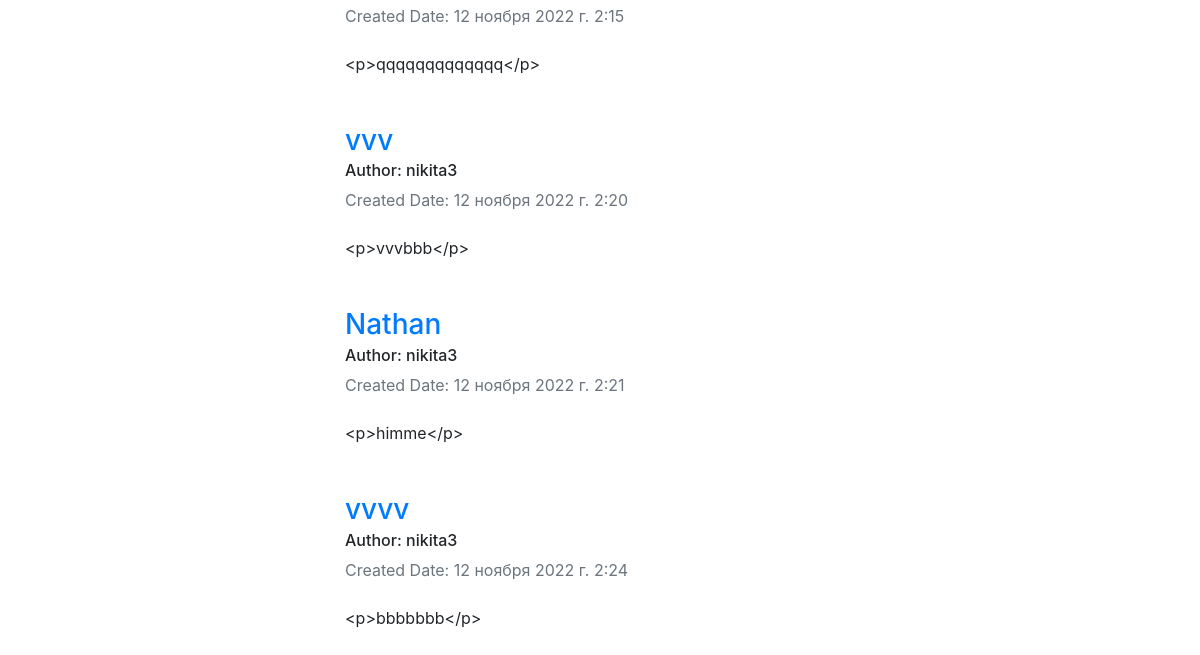
/articles/ (lower part), run on an earlier commit of the app's database.
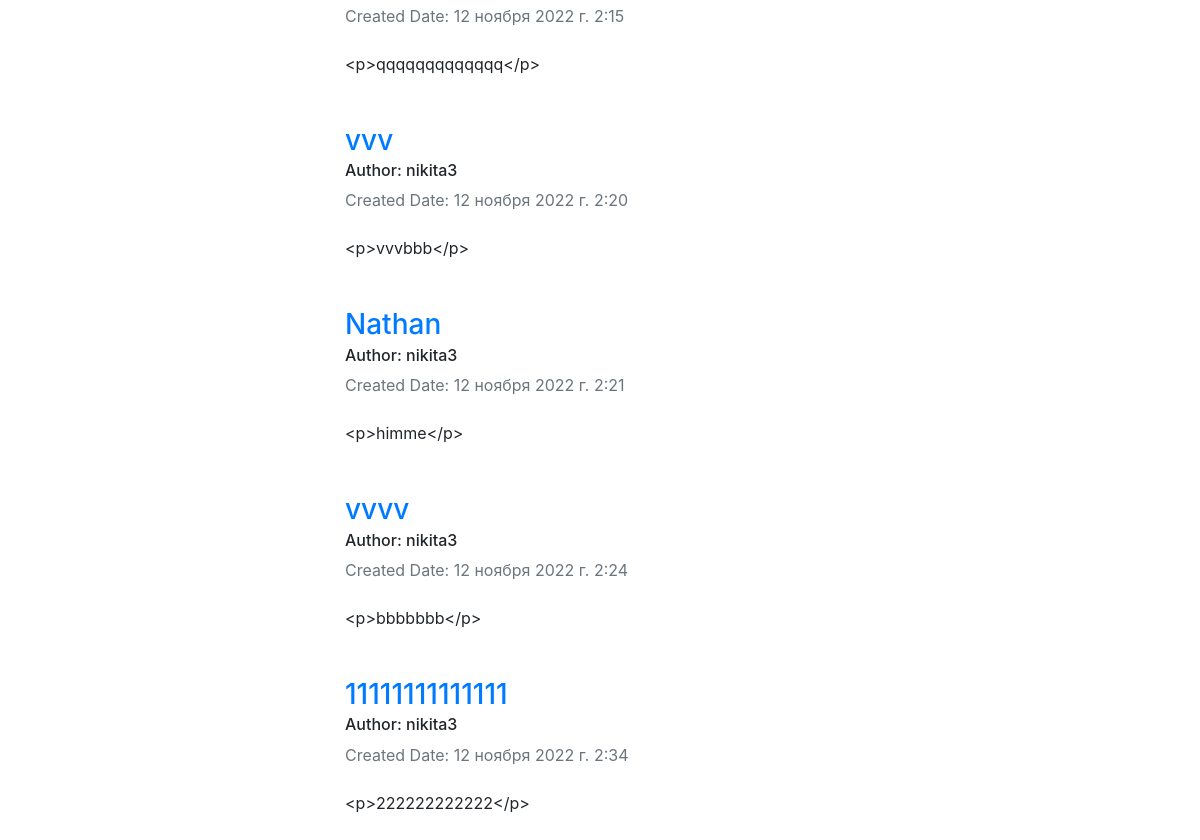
And on a later commit of the database.
### article/models.py (models this page shows, shortened)
class Article(models.Model):
    author=models.ForeignKey('auth.User',on_delete=models.CASCADE,verbose_name='АВТОР')
    title = models.CharField(max_length=50)
    content =  RichTextField()
    created_date = models.DateTimeField(auto_now_add=True)
    article_image = models.FileField(blank=True,null=True,verbose_name='Upload_image')

### article/views.py (the view)
# urls.py: path('', views.articles , name='articles'),
def articles(request):
    articles = Article.objects.all()
    return render(request,'articles.html',{'articles':articles})

### templates/articles.html (shortened to what this page needs)
{% extends "layout.html" %} {% block body %}
{% if articles %} {% for article in articles %}
<div class="row">
  <div class="col-md-6 offset-md-3">
    <div class="col-lg-8">
      <article>
        <header class="mb-4">
          <a href="/articles/article/{{ article.id }}">
            <h3 class="fw-bolder mb-1">{{ article.title }}</h3>
          </a>
          <h6>Author: {{ article.author }}</h6>
          <div class="text-muted fst-italic mb-2">
            Created Date: {{ article.created_date }}
          </div>
        </header>
        <section class="mb-5">
          <p class="fs-5 mb-4">{{article.content}}</p>
        </section>
      </article>
    </div>
  </div>
</div>
{% endfor %} {% else %}
<div class="alert alert-danger">No articles in block</div>
{% endif %} {% endblock body %}

What changed in the data, as far as the page shows it:
added Article: title "11111111111111", author "nikita3", created_date "12 ноября 2022 г. 2:34", content "<p>222222222222</p>"
